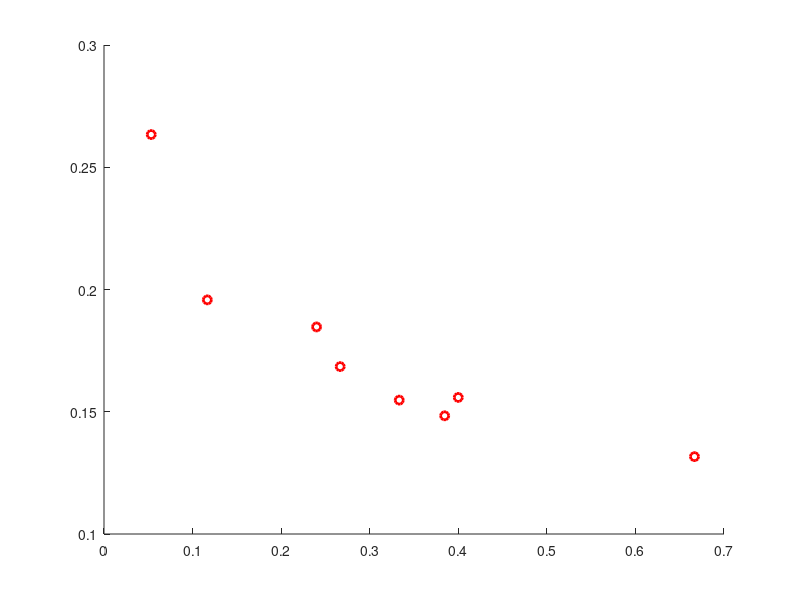

Recreate this plot in MATLAB. (Note: this script raises an error after producing the figure.)
%%
close all;
clear all;


load Alldata;

figure 
for i=1:8
    
    Aks(i)=Alldata(i).A/Alldata(i).ks;
    fww(i)= Alldata(i).fw;
    fww1(i)= Alldata(i).fww;
    hold on 
end 
hold on
p = plot(Aks, fww,'ro','LineWidth',2);
p.MarkerFaceColor = [0 0 0];
p.MarkerSize = 8;


q = plot(Aks, fww1,'bo','LineWidth',2);
q.MarkerFaceColor = [0 1 0];
q.MarkerSize = 8;

xlabel('${a/k_s}$','Interpreter','latex','rot',0);
ylabel('$ f_w $','Interpreter','latex','rot',90);

set(gca,"DefaultAxesFontName",'Arial');
set(gca,"DefaultTextFontName",'Arial');
ax=gca;
ax.FontSize = 20;

legend(' feature resolved sim.','parametrization','Interpreter','latex');

print('fig6_a','-dpng','-r600')

%% Van Rijn et al.(1993) ks=1-3*h

figure
for i=1:8
    
    Allh(i)=Alldata(i).h;
    Alks(i)= Alldata(i).ks;     
    
    hold on 
end 

p = plot(Allh, Alks,'bo','LineWidth',2);

p.MarkerFaceColor = [0 1 0];
p.MarkerSize = 8;

xlabel('$ h$ [m]','Interpreter','latex','rot',0);
ylabel('$ {k_s} $ [m]','Interpreter','latex','rot',90);

set(gca,"DefaultAxesFontName",'Arial');
set(gca,"DefaultTextFontName",'Arial');
ax=gca;
ax.FontSize = 20;

print('fig6_b','-dpng','-r600')
